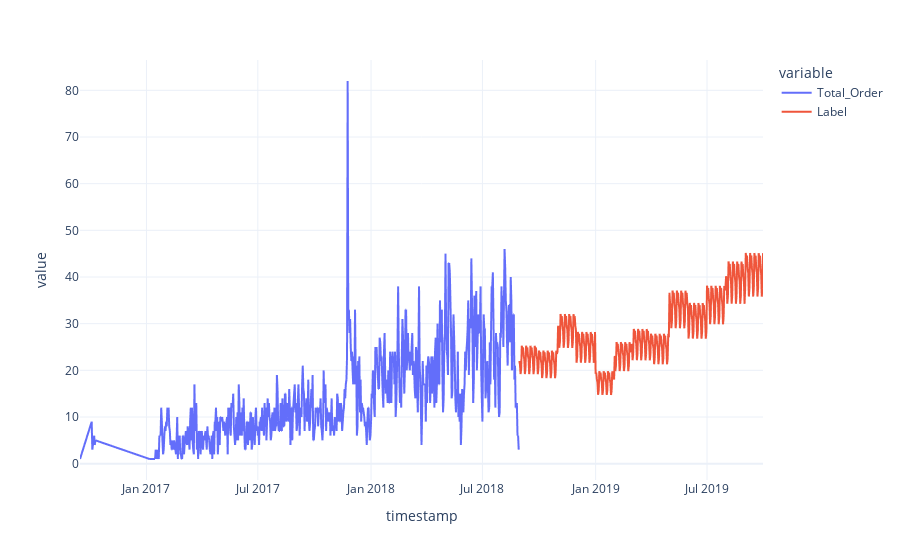

The code cell stored with this chart in its notebook:
### Markdown cell above
The label is a demand prediction curve

### Code cell
fig = px.line(concat_df, x=concat_df.index, y=["Total_Order", "Label"], template = 'plotly_white')
fig.show()

### Figure 1 — Plotly figure (JSON) as saved in the notebook; plotly's stock layout.template omitted (floating-point values rounded to 4 significant figures; data arrays with more than 128 entries replaced by an {"elided": "..."} marker saying what was removed)
{"data": [{"hovertemplate": "variable=Total_Order<br>timestamp=%{x}<br>value=%{y}<extra></extra>", "legendgroup": "Total_Order", "line": {"color": "#636efa", "dash": "solid"}, "marker": {"symbol": "circle"}, "mode": "lines", "name": "Total_Order", "showlegend": true, "type": "scattergl", "x": {"elided": "999 str values"}, "xaxis": "x", "y": {"elided": "999 int values"}, "yaxis": "y"}, {"hovertemplate": "variable=Label<br>timestamp=%{x}<br>value=%{y}<extra></extra>", "legendgroup": "Label", "line": {"color": "#EF553B", "dash": "solid"}, "marker": {"symbol": "circle"}, "mode": "lines", "name": "Label", "showlegend": true, "type": "scattergl", "x": {"elided": "999 str values"}, "xaxis": "x", "y": {"elided": "999 float values"}, "yaxis": "y"}], "layout": {"autosize": true, "legend": {"title": {"text": "variable"}, "tracegroupgap": 0}, "margin": {"t": 60}, "xaxis": {"anchor": "y", "autorange": true, "domain": [0, 1], "range": ["2016-09-15", "2019-09-30"], "title": {"text": "timestamp"}, "type": "date"}, "yaxis": {"anchor": "x", "autorange": true, "domain": [0, 1], "range": [-3.5, 86.5], "title": {"text": "value"}, "type": "linear"}}}
